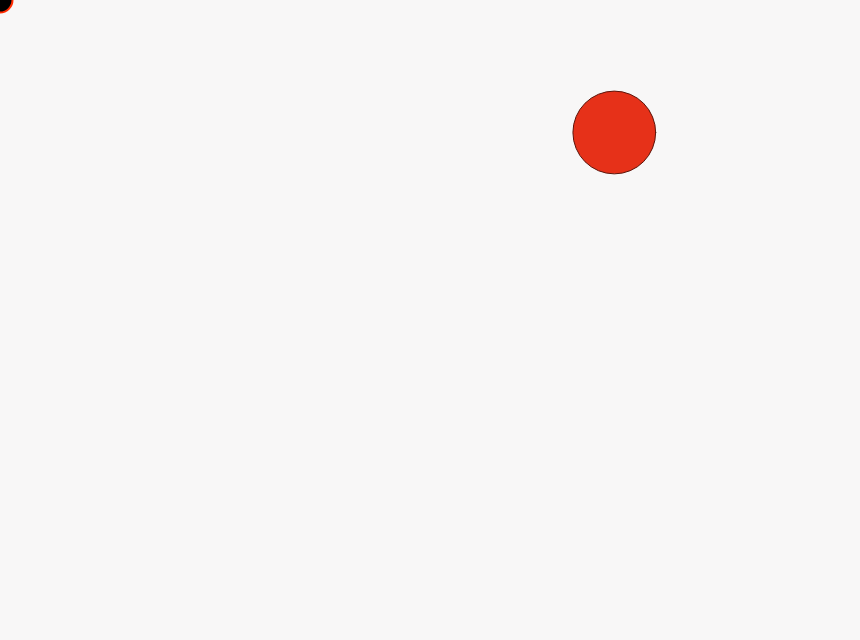
Frame 1 (no input)
Frame 60 (no input): identical to frame 1, image omitted
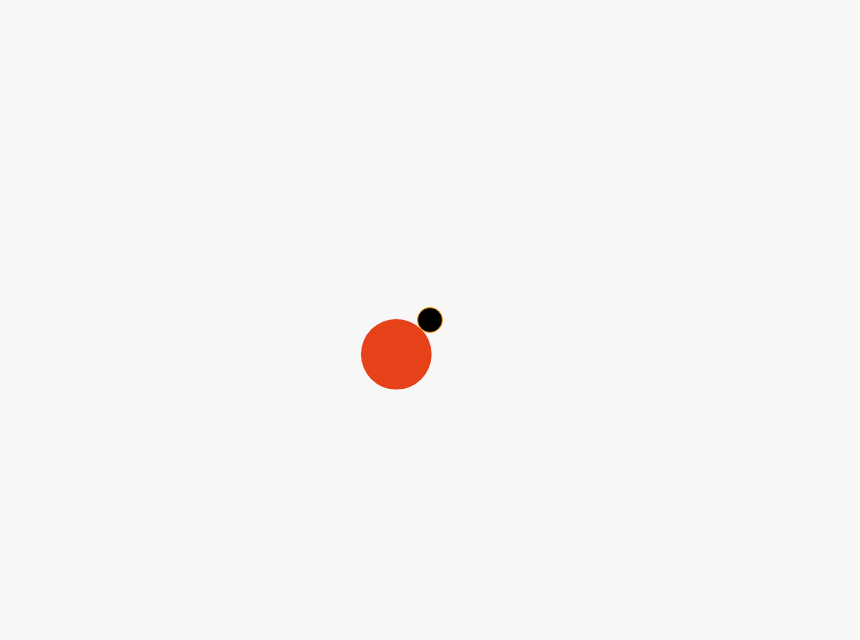
Frame 120 (the mouse pressed at the canvas centre since frame 60)

The p5.js sketch that drew these frames (run headless with seeded random() and noise() and a simulated clock; from frame 60 on, the mouse is pressed at the canvas centre):

// p5.js sketch
// ── sketch.js
let mover;
let crsr;

function setup() {
  createCanvas(860, 640);
  colorMode(HSL);
  crsr = new Cursor();
  mover = new Mover(42);
  mover.setBounce(true);
  mover.setCompressCloseToCursor(true);
}

function draw() {
  background(52, 2, 97);

  crsr.display();

  mover.update();
  mover.display();
}

// ── cursor.js
class Cursor {
  display() {
    if (mouseIsPressed) {
      stroke(37, 100, 50);
    } else {
      strokeWeight(2);
      stroke(10, 100, 50);
    }
    fill(0);
    ellipse(mouseX, mouseY, 25, 25);
  }
}

// ── mover.js
class Mover {
  constructor(rad) {
    this.r = 0;
    this.maxRad = rad;
    this.bounce = false;
    this.cycleEstate = false;
    this.compressCloseToCursor = false;
    this.position = createVector(random(width), random(height));
    this.velocity = createVector(0, 0);
    this.acceleration = createVector(0, 0);
    this.canvDiag = createVector(width, height).mag();
  }

  setCycleEstate(doIt) {
    this.cycleEstate = doIt;
  }

  setBounce(doIt) {
    this.bounce = doIt;
  }

  setCompressCloseToCursor(doIt) {
    this.compressCloseToCursor = doIt;
  }

  update() {
    this.acceleration = this.goForMouse();
    this.velocity.add(this.acceleration);
    this.velocity.limit(15);
    this.position.add(this.velocity);

    if (this.bounce) {
      this.checkBounce();
    }

    if (this.cycleEstate) {
      this.checkCycleEstate();
    }
  }

  display() {
    if (this.compressCloseToCursor) this.updateRadius();

    if (mouseIsPressed) {
      fill(12, 80, 50);
      noStroke();
      ellipse(
        this.position.x,
        this.position.y,
        this.r * 2 * 0.95,
        this.r * 2 * 0.95
      );
    } else {
      stroke(7, 80, 20);
      fill(7, 80, 50);
      strokeWeight(1);
      ellipse(this.position.x, this.position.y, this.r * 2, this.r * 2);
    }
    if (this.cycleEstate) {
      this.addDoubleAcross();
    }
  }

  updateRadius() {
    if (mouseX < 0 || mouseY < 0) {
      return;
    }
    const dToPointer = createVector(mouseX, mouseY).sub(this.position).mag();
    const closeNess = dToPointer < 20 ? 1 : (20 / dToPointer) ** 0.8;
    this.r = map(closeNess, 1, 0, this.maxRad / 1.3, this.maxRad);
  }

  checkBounce() {
    if (this.position.x + this.r > width || this.position.x - this.r < 0) {
      this.velocity.x = this.velocity.x * -1;
    }
    if (this.position.y + this.r > height || this.position.y - this.r < 0) {
      this.velocity.y = this.velocity.y * -1;
    }
  }

  goForMouse() {
    if (!mouseIsPressed) {
      return;
    }
    const toMouse = createVector(mouseX, mouseY).sub(this.position);
    const norm = toMouse.normalize();
    const mousePointerMass = 2;
    const ballMass = 1;
    return norm.mult((mousePointerMass * ballMass) / toMouse.mag() ** 2);
  }

  addDoubleAcross() {
    if (this.position.y + this.r > height) {
      ellipse(
        this.position.x,
        this.position.y - height,
        this.r * 2,
        this.r * 2
      );
    }
    if (this.position.y - this.r < 0) {
      ellipse(
        this.position.x,
        height + this.position.y,
        this.r * 2,
        this.r * 2
      );
    }
    if (this.position.x + this.r > width) {
      ellipse(this.position.x - width, this.position.y, this.r * 2, this.r * 2);
    }
    if (this.position.x - this.r < 0) {
      ellipse(width + this.position.x, this.position.y, this.r * 2, this.r * 2);
    }
  }

  checkCycleEstate() {
    if (this.position.x > width) {
      this.position.x = 0;
    } else if (this.position.x < 0) {
      this.position.x = width;
    }

    if (this.position.y > height) {
      this.position.y = 0;
    } else if (this.position.y < 0) {
      this.position.y = height;
    }
  }
}
